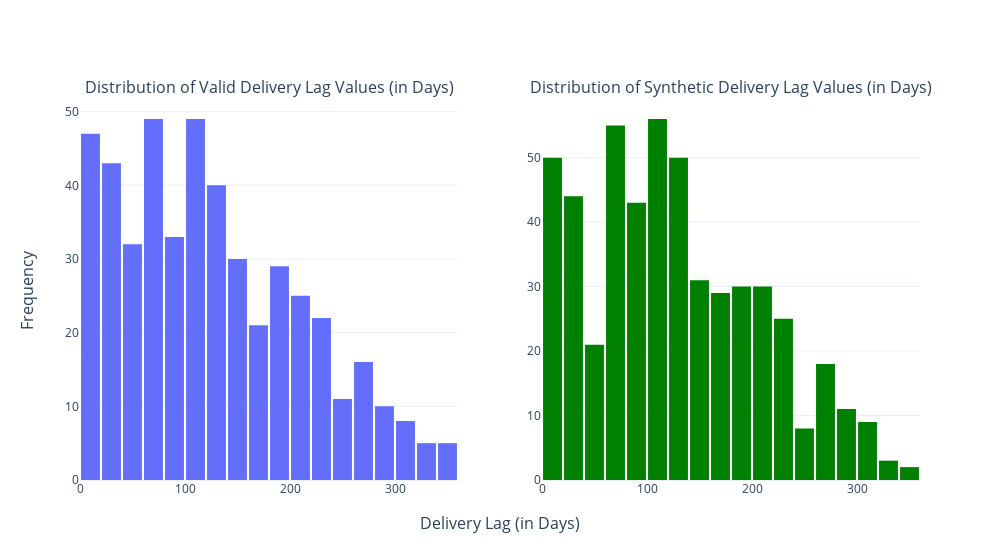

The notebook cell this image was saved under:
### Code cell
# Create subplot figure with 2 horizontal panels
fig = make_subplots(rows=1, cols=2, x_title='Delivery Lag (in Days)', y_title='Frequency',
                       subplot_titles=['Distribution of Valid Delivery Lag Values (in Days)', 
                                     'Distribution of Synthetic Delivery Lag Values (in Days)'])

# Create histogram plots to visualize distributions
fig1 = px.histogram(valid_values,)
fig2 = px.histogram(synthetic, color_discrete_sequence=['green'])

# Add plots to subfigure
fig.add_trace(fig1.data[0], row=1, col=1)
fig.add_trace(fig2.data[0], row=1, col=2)

# Adjust layout and display
fig.update_layout(showlegend=False, bargap=0.1, width=1000)
fig.show()

### Figure 1 — Plotly figure (JSON) as saved in the notebook; plotly's stock layout.template omitted (floating-point values rounded to 4 significant figures; data arrays with more than 128 entries replaced by an {"elided": "..."} marker saying what was removed)
{"data": [{"alignmentgroup": "True", "bingroup": "x", "hovertemplate": "variable=Delivery_Lag<br>value=%{x}<br>count=%{y}<extra></extra>", "legendgroup": "Delivery_Lag", "marker": {"color": "#636efa", "pattern": {"shape": ""}}, "name": "Delivery_Lag", "offsetgroup": "Delivery_Lag", "orientation": "v", "showlegend": true, "type": "histogram", "x": {"elided": "475 int values"}, "xaxis": "x", "yaxis": "y"}, {"alignmentgroup": "True", "bingroup": "x", "hovertemplate": "variable=0<br>value=%{x}<br>count=%{y}<extra></extra>", "legendgroup": "0", "marker": {"color": "green", "pattern": {"shape": ""}}, "name": "0", "offsetgroup": "0", "orientation": "v", "showlegend": true, "type": "histogram", "x": {"elided": "515 int values"}, "xaxis": "x2", "yaxis": "y2"}], "layout": {"annotations": [{"font": {"size": 16}, "showarrow": false, "text": "Distribution of Valid Delivery Lag Values (in Days)", "x": 0.225, "xanchor": "center", "xref": "paper", "y": 1, "yanchor": "bottom", "yref": "paper"}, {"font": {"size": 16}, "showarrow": false, "text": "Distribution of Synthetic Delivery Lag Values (in Days)", "x": 0.775, "xanchor": "center", "xref": "paper", "y": 1, "yanchor": "bottom", "yref": "paper"}, {"font": {"size": 16}, "showarrow": false, "text": "Delivery Lag (in Days)", "x": 0.5, "xanchor": "center", "xref": "paper", "y": 0, "yanchor": "top", "yref": "paper", "yshift": -30}, {"font": {"size": 16}, "showarrow": false, "text": "Frequency", "textangle": -90, "x": 0, "xanchor": "right", "xref": "paper", "xshift": -40, "y": 0.5, "yanchor": "middle", "yref": "paper"}], "bargap": 0.1, "showlegend": false, "width": 1000, "xaxis": {"anchor": "y", "domain": [0, 0.45]}, "xaxis2": {"anchor": "y2", "domain": [0.55, 1]}, "yaxis": {"anchor": "x", "domain": [0, 1]}, "yaxis2": {"anchor": "x2", "domain": [0, 1]}}}
